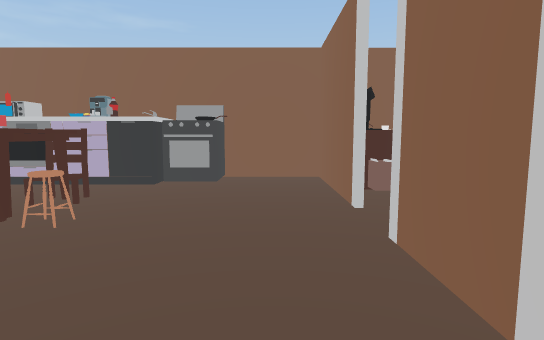
view 1 (above)

16 first-person views from a walk through a 3-D level made in the Unity game engine. The camera is 1.3 m above the floor, tilts 6° down and sees 80° across. The floor is counted in squares, 1 m on a side. Each view is taken from the middle of a square. On the plan, view 1 faces up. The plan holds only what a view shows up to about 14 squares ahead; the rest is blank. The player is left out.

view 2
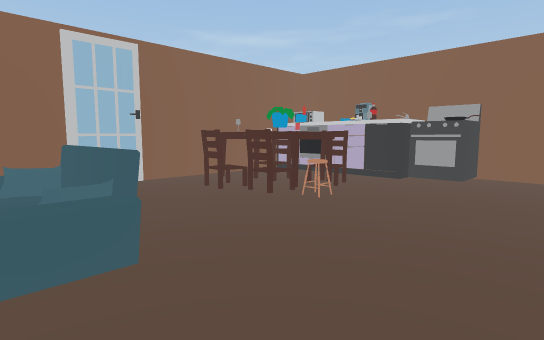

view 3
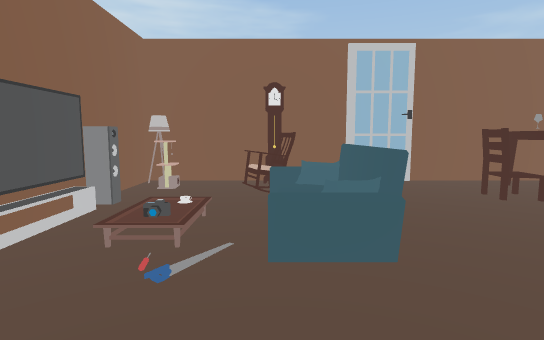

view 4
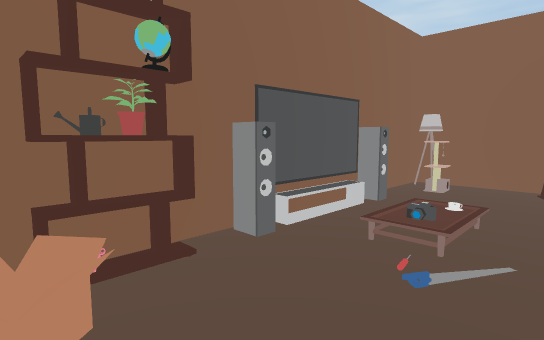

view 5
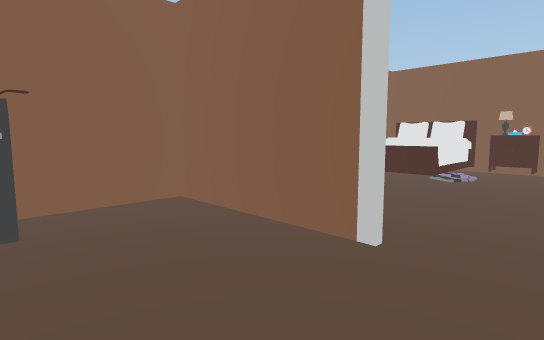

view 6
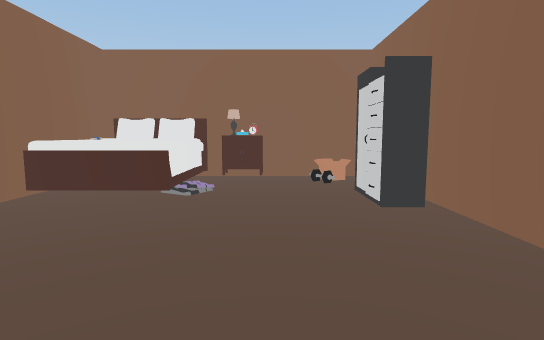

view 7
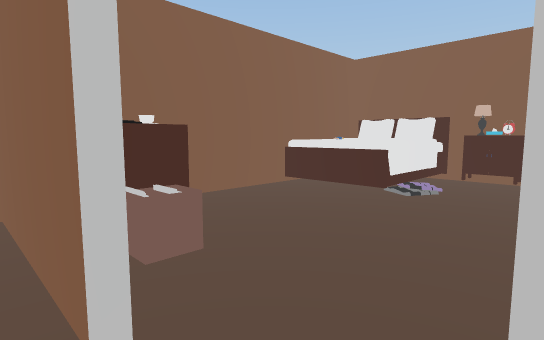

view 8
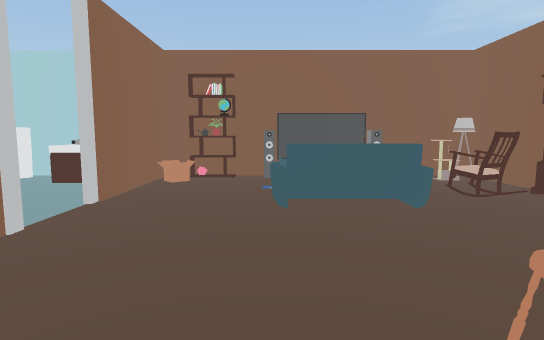

view 9
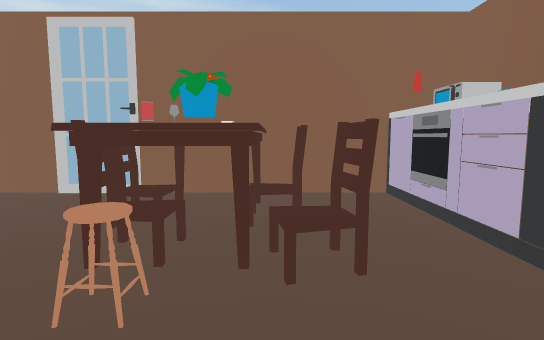

view 10
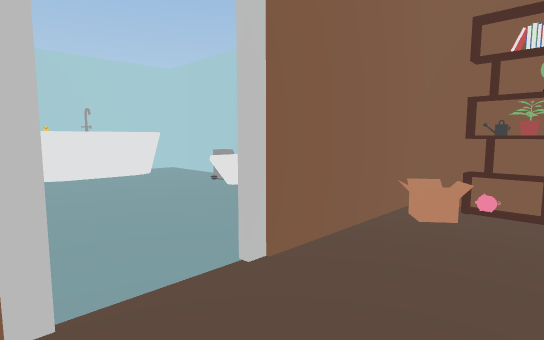

view 11
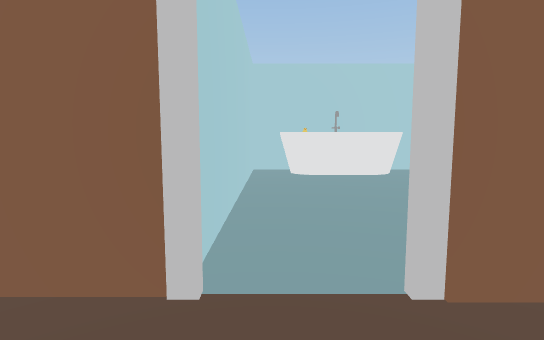

view 12
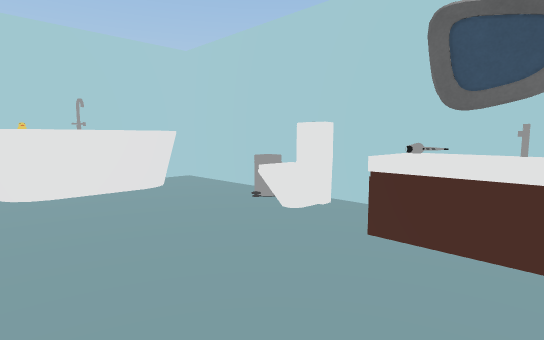

view 13
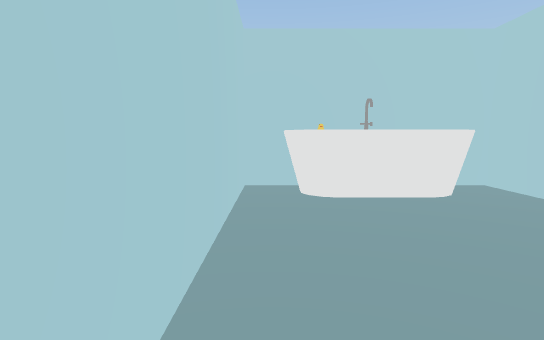

view 14
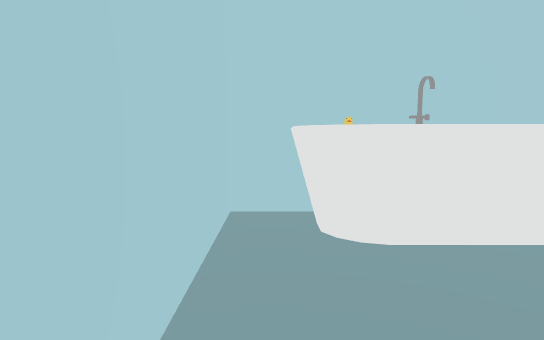

view 15
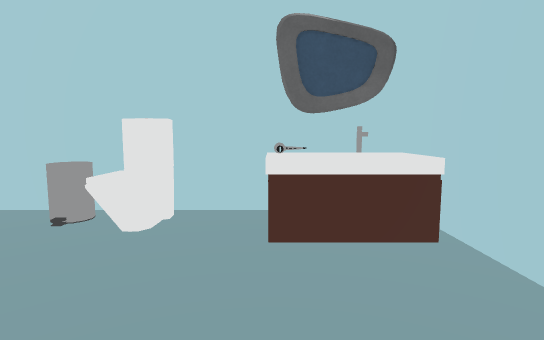

view 16
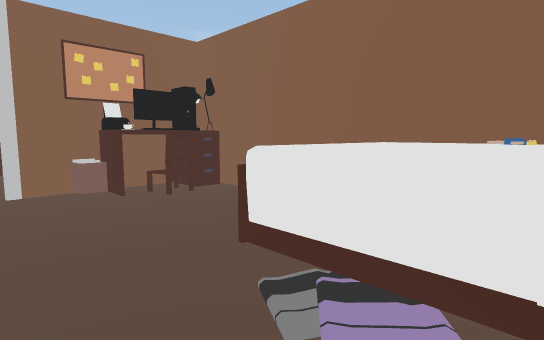

### Floor plan
Key: @ floor where view 1 was taken; # wall or solid block; . main floor; : floor 0.5 m higher than the main floor; / step, stairs or slope; = window, fence, low wall or low ledge; S stove; C computer; H chair; B box; F flower; A sofa; L clock; E shelf; G bed; T closet; O other object.
Columns run from 9 left of view 1 to 12 right of it. Each row starts with its distance up from view 1.
 10 ##OOOOSS###CC####GGGG#
  9 #OOOOOSS...CH....GGGG
  8 #..........CC....GGGG
  7 #....H.....B.....GGGG#
  6 #..HOO.....#........O#
  5 #..OFOO.............O#
  4 #..HHH.....#.......B=#
  3 ##.........#....TTT:=#
  2 ##.........###########
  1 #..................OO#
  0 #...AOAA.@.........OO#
 -1 #LHHA//A...#.......OO#
 -2 #.H..//....#.......OO#
 -3 #...  /...B#...O...O #
 -4 #OO.///#EO##O..OO....#
 -5 ######################

Positions as (right, up) in squares from view 1, and headings:
1: (0, 0), facing up
2: (1, -1), facing up-left
3: (1, -1), facing left
4: (1, -1), facing down-left
5: (-2, 4), facing up-right
6: (1, 5), facing right
7: (1, 4), facing up-right
8: (-2, 6), facing down
9: (-1, 6), facing left
10: (-1, 2), facing down-right
11: (-1, 1), facing right
12: (2, 1), facing down-right
13: (3, 1), facing right
14: (6, 1), facing right
15: (4, 1), facing down
16: (10, 5), facing up-left
